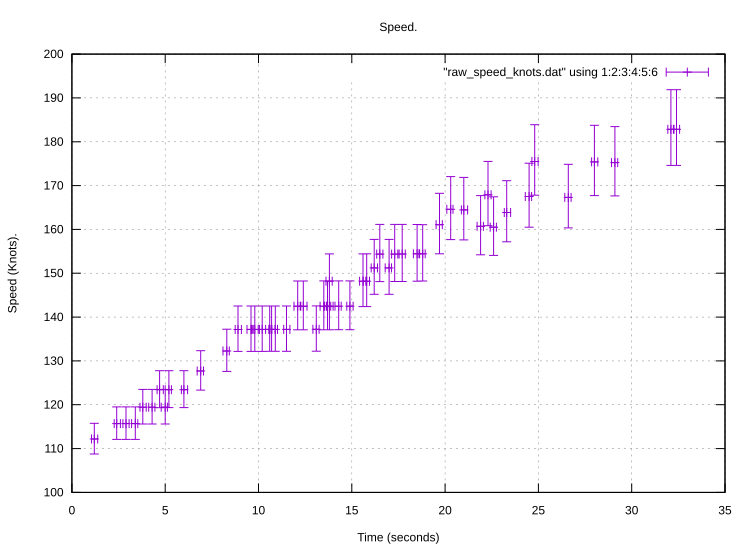

gnuplot code for this plot:
# set logscale x
set grid
set title "Speed."
set xlabel "Time (seconds)"
set xtics
#set format x ""

# set logscale y
set ylabel "Speed (Knots)."
# set yrange [8:35]
# set ytics 8,35,3
# set logscale y2
# set y2label "Bytes"
# set y2range [1:1e9]
# set y2tics

set pointsize 1
set datafile separator whitespace#"	"
set datafile missing "NaN"

# Curve fit
#cost(x) = a + (b / (x/1024))
#fit cost(x) "{file_name}.dat" using 1:2 via a,b

set terminal svg size 750,550           # choose the file format

set output "raw_speed_knots.svg"   # choose the output device
#set key title "Window Length"
#  lw 2 pointsize 2

plot "raw_speed_knots.dat" using 1:2:3:4:5:6 w xyerrorbars # ( x, y, xlow, xhigh, ylow, yhigh )
reset
